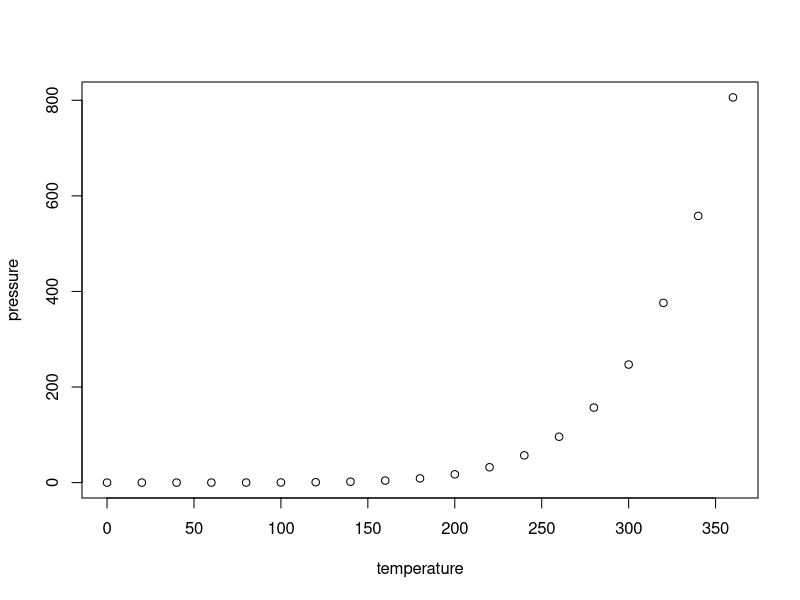
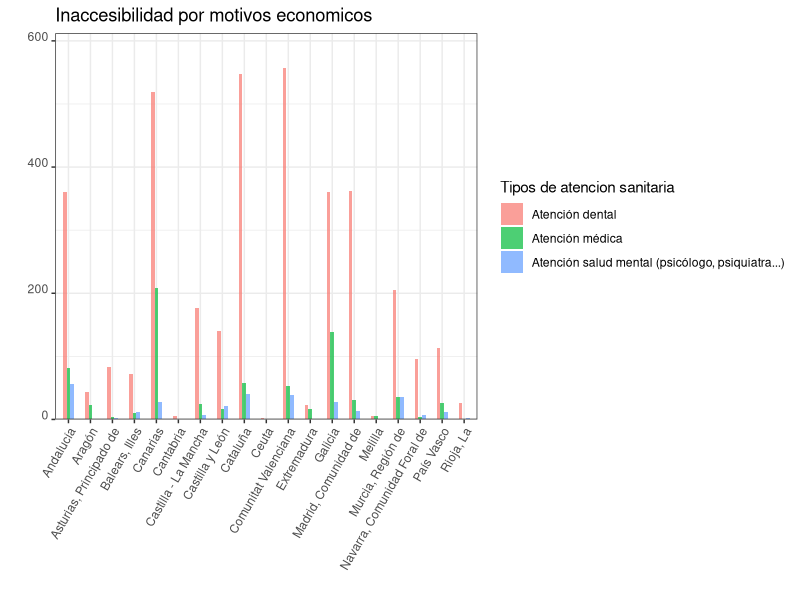
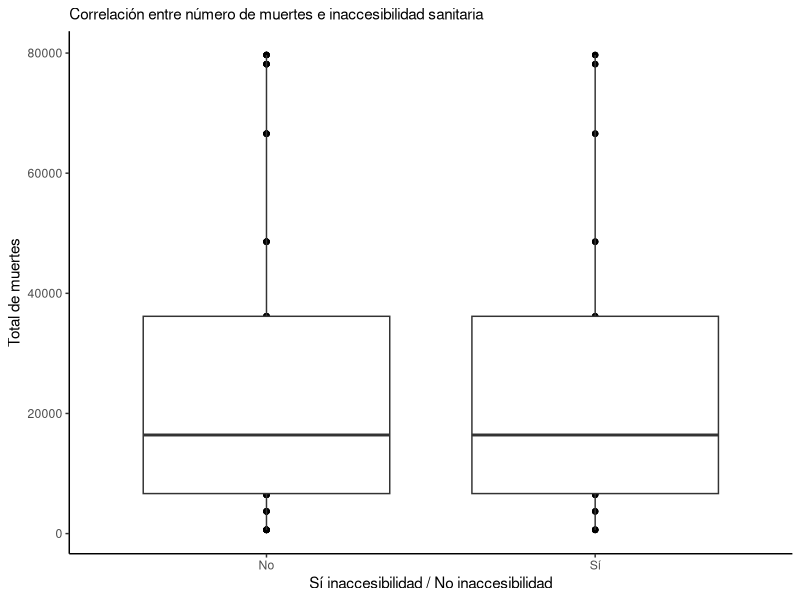

The R source for these figures, in order:
## ---- chunk 1
knitr::opts_chunk$set(echo = TRUE)
## ---- chunk 2
summary(cars)
## ---- chunk 3
plot(pressure)
## ---- chunk 4
   library(readr)
   Inaccesibilidad_por_motivos_economicos <-
   read_csv2("DATOS/Inaccesibilidad por motivos economicos.csv")
   str(Inaccesibilidad_por_motivos_economicos)
## ---- chunk 5
str(Inaccesibilidad_por_motivos_economicos)
## ---- chunk 6
spec(Inaccesibilidad_por_motivos_economicos)
## ---- chunk 7
summary(Inaccesibilidad_por_motivos_economicos)
## ---- chunk 8
library(tidyverse)
## ---- chunk 9
Inaccesibilidad_m_economicos <-  
  Inaccesibilidad_por_motivos_economicos %>% 
  select(`Comunidad autónoma`, `Sí o no`, Total,`Sexo`,`Tipos atención sanitaria`)

Inaccesibilidad_m_economicos

Datos_filtrados_economicos<-
Inaccesibilidad_m_economicos %>%
  filter(`Comunidad autónoma`!="Total Nacional" & `Sí o no` != "TOTAL" & `Sí o no` != "No" & `Sí o no` != "No necesitó asistencia" & `Sí o no` != "No consta",`Sexo` != "Hombres"&`Sexo` !="Mujeres"& `Tipos atención sanitaria`!="Medicamento recetado")%>%
group_by(`Comunidad autónoma`,`Sexo`,`Tipos atención sanitaria`,`Total`)
  
str(Datos_filtrados_economicos)

## ---- chunk 10
Resultado2 <-
Datos_filtrados_economicos %>% 
  drop_na() %>%
  ggplot(data =.,
       mapping = aes(x =`Comunidad autónoma`, y = Total, fill=factor(`Tipos atención sanitaria`))) +
  geom_bar(stat='identity',position='dodge',width = 0.5, alpha= 0.7)+
  theme_bw()+
  theme(axis.text.x = element_text(angle = 60, vjust = 1, hjust=1))+
  theme(axis.text.y = element_text(angle = 0, vjust = 0, hjust=1))+
  labs(title= "Inaccesibilidad por motivos economicos", x= " ", y= " ",fill="Tipos de atencion sanitaria")+
  scale_y_continuous(expand = expansion(mult = c(0, .1)))
  
Resultado2
## ---- chunk 11
library(tidyverse)
## ---- chunk 12
library(readxl)
Muerte_inaccesibilidad <- read_excel("DATOS/Muerte_inaccesibilidad.xlsx")
View(Muerte_inaccesibilidad)
## ---- chunk 13
summary(Muerte_inaccesibilidad)
str(Muerte_inaccesibilidad)
## ---- chunk 14
Muerte_inaccesibilidad %>%
  select(`Comunidad autónoma de residencia del fallecido`, Total_muertes = Total)
## ---- chunk 15
library(readxl)
inaccesibilidad_comunidades <- read_excel("DATOS/inaccesibilidad_comunidades.xlsx")
View(inaccesibilidad_comunidades)
## ---- chunk 16
summary(inaccesibilidad_comunidades)
str(inaccesibilidad_comunidades)
## ---- chunk 17
inaccesibilidad_comunidades %>%
  select(`Comunidad autónoma`, `Sí o no`, Total)
## ---- chunk 18
Correlacion_muerte_inaccesibilidad <-
Muerte_inaccesibilidad %>% 
  select(`Comunidad autónoma de residencia del fallecido`, Total) %>% 
  full_join(x = ., 
            y = inaccesibilidad_comunidades %>% 
              select(`Comunidad autónoma`, `Sí o no`, Total),
            by = c("Comunidad autónoma de residencia del fallecido" = "Comunidad autónoma"))
## ---- chunk 19
Correlacion_muerte_inaccesibilidad
table(Correlacion_muerte_inaccesibilidad$`Sí o no`)
## ---- chunk 20
Resultado_final <- Correlacion_muerte_inaccesibilidad %>% 
  mutate(`Sí o no` = factor(`Sí o no`, labels = c("No", "No", "Sí", "Total"))) %>% 
  filter(`Sí o no` != "Total")
  
x11()
## ---- chunk 21
Resultado_final %>% 
  drop_na() %>% 
  ggplot(data = ., mapping = aes(x = `Sí o no` , y = Total.x)) +
  geom_point(na.rm = TRUE) +
  geom_boxplot(na.rm = TRUE)+
  labs(x = "Sí inaccesibilidad / No inaccesibilidad", y = "Total de muertes", 
       subtitle = "Correlación entre número de muertes e inaccesibilidad sanitaria") +
  theme_classic()
## ---- chunk 22
library(readr)
Inaccesibilidad_y_dificultades_de_transporte <- read_delim("DATOS/Inaccesibilidad y dificultades de transporte.csv", 
    delim = ";", escape_double = FALSE, trim_ws = TRUE)
View(Inaccesibilidad_y_dificultades_de_transporte)
## ---- chunk 23
str(Inaccesibilidad_y_dificultades_de_transporte)
## ---- chunk 24
spec(Inaccesibilidad_y_dificultades_de_transporte)
## ---- chunk 25
summary(Inaccesibilidad_y_dificultades_de_transporte)
## ---- chunk 26
library(tidyverse)
## ---- chunk 27
Inaccesibilidad_transporte <-  
  Inaccesibilidad_y_dificultades_de_transporte %>% 
  select(`Comunidad autónoma`, `Sí o no`, Total, `Sexo`)
  
Inaccesibilidad_transporte
## ---- chunk 28
Datos_filtrados<-
Inaccesibilidad_transporte %>%
  filter(`Comunidad autónoma`!="Total Nacional" & `Sí o no` != "TOTAL" & `Sí o no` != "No" & `Sí o no` != "No necesitó asistencia" & `Sí o no` != "No consta",`Sexo` != "Hombres"&`Sexo` !="Mujeres")%>%
group_by(`Comunidad autónoma`,`Sexo`)
  
View(Datos_filtrados)
